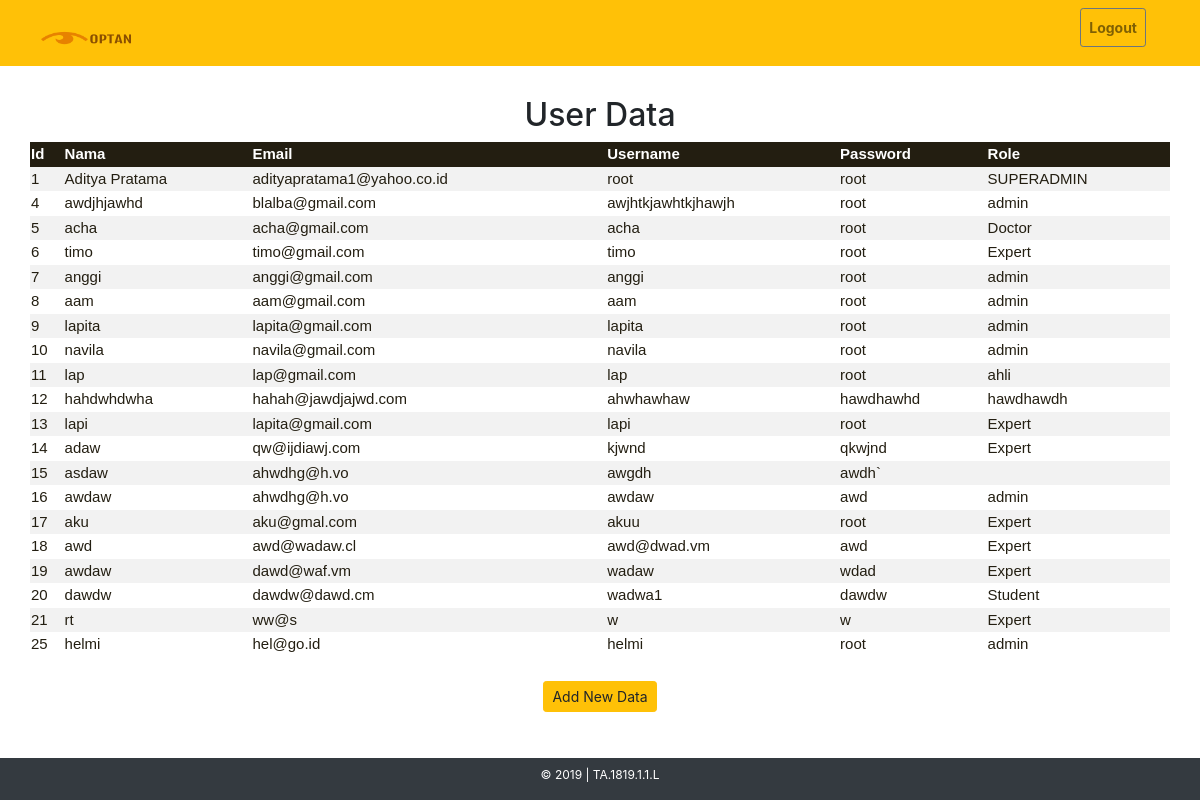
The app's page /admin.php with its own data.
### tables this page shows
CREATE TABLE `user` (
  `id` int(10) NOT NULL,
  `parent_id` int(11) NOT NULL,
  `nama` varchar(255) NOT NULL,
  `email` varchar(255) NOT NULL,
  `username` varchar(255) NOT NULL,
  `password` varchar(255) NOT NULL,
  `role` varchar(255) NOT NULL,
  `ahli` int(1) NOT NULL
);

### admin.php (the view, shortened to what this page needs)
<!DOCTYPE html>
<html>
<head>
    <link rel="stylesheet" href="https://stackpath.bootstrapcdn.com/bootstrap/4.3.1/css/bootstrap.min.css">
</head>
<body>
 <nav class="navbar fixed-top navbar-expand-lg navbar-light bg-warning">
    <div class="container" style="margin: 0px 5px;">
        <div class="collapse navbar-collapse " id="navbarSupportedContent" style="font-size: 100%;">
            <ul class="navbar-nav mr-auto" style="height:50px;">
                <img src="minilogo.png" alt="minilogo optan" style="width:100px; height:60px;">
            </ul>
            <ul class="navbar-nav ml-auto" style="height:50px;">
                <li class="nav-item">
                    <a class="nav-link btn btn-sm btn-outline-secondary" href="/logout.php" tabindex="-1"><b>Logout</b></a>
                </li>
            </ul>
        </div>
    </div>
 </nav>
 <section class="mt-5 pt-5 text-center mb-5">
    <h2>User Data</h2>
    <div class="tabel">
        <table>
            <tr>
                <th>Id</th>
                <th>Nama</th>
                <th>Email</th>
                <th>Username</th>
                <th>Password</th>
                <th>Role</th>
            </tr>
 <?php
 require('./config.php');
  $id = $_SESSION['id'];
  $sql = "SELECT id, nama, email, username, password, role FROM user where parent_id = '$id' ";
  $result = $link->query($sql);
  if ($result->num_rows > 0) {
   while($row = $result->fetch_assoc()) {
    echo "<tr><td>" . $row["id"]. "</td><td>" . $row["nama"] . "</td><td>" . $row["email"] . "</td><td>" . $row["username"] . "</td><td>"
. $row["password"]. "</td><td>" . $row["role"] . "</td></tr>";
}
echo "</table>";
} else { echo "0 results"; }
?>
    </div>
    <div>
        <a class="btn btn-warning btn-sm mt-4" data-target="#addDataUser" data-toggle="modal">Add New Data</a>
    </div>
 </section>
    <footer class="bg-dark text-white fixed-bottom">
        <div class="container text-center">
            <div class="row pt-2">
                <div class="col">
                    <p style="font-size:12px">&copy; 2019 | TA.1819.1.1.L</p>
                </div>
            </div>
        </div>
    </footer>
</body>
</html>

### admin.php (style rules this page uses)
table { border-collapse: collapse; width: 100%; color: #231e11; font-family: Helvetica, sans-serif; font-size: 15px; text-align: left; }
.tabel { margin-left: 30px; margin-right: 30px; }
th { background-color: #231e11; color: white; }
tr:nth-child(even) { background-color: #f2f2f2 }

### records on screen
user: id "1", nama "Aditya Pratama", email "adityapratama1@yahoo.co.id", username "root", password "root", role "SUPERADMIN"
user: id "4", nama "awdjhjawhd", email "blalba@gmail.com", username "awjhtkjawhtkjhawjh", password "root", role "admin"
user: id "5", nama "acha", email "acha@gmail.com", username "acha", password "root", role "Doctor"
user: id "6", nama "timo", email "timo@gmail.com", username "timo", password "root", role "Expert"
user: id "7", nama "anggi", email "anggi@gmail.com", username "anggi", password "root", role "admin"
user: id "8", nama "aam", email "aam@gmail.com", username "aam", password "root", role "admin"
user: id "9", nama "lapita", email "lapita@gmail.com", username "lapita", password "root", role "admin"
user: id "10", nama "navila", email "navila@gmail.com", username "navila", password "root", role "admin"
user: id "11", nama "lap", email "lap@gmail.com", username "lap", password "root", role "ahli"
user: id "12", nama "hahdwhdwha", email "hahah@jawdjajwd.com", username "ahwhawhaw", password "hawdhawhd", role "hawdhawdh"
user: id "13", nama "lapi", email "lapita@gmail.com", username "lapi", password "root", role "Expert"
user: id "14", nama "adaw", email "qw@ijdiawj.com", username "kjwnd", password "qkwjnd", role "Expert"
user: id "15", nama "asdaw", email "ahwdhg@h.vo", username "awgdh", password "awdh`"
user: id "16", nama "awdaw", email "ahwdhg@h.vo", username "awdaw", password "awd", role "admin"
user: id "17", nama "aku", email "aku@gmal.com", username "akuu", password "root", role "Expert"
user: id "18", nama "awd", email "awd@wadaw.cl", username "awd@dwad.vm", password "awd", role "Expert"
user: id "19", nama "awdaw", email "dawd@waf.vm", username "wadaw", password "wdad", role "Expert"
user: id "20", nama "dawdw", email "dawdw@dawd.cm", username "wadwa1", password "dawdw", role "Student"
user: id "21", nama "rt", email "ww@s", username "w", password "w", role "Expert"
user: id "25", nama "helmi", email "hel@go.id", username "helmi", password "root", role "admin"
